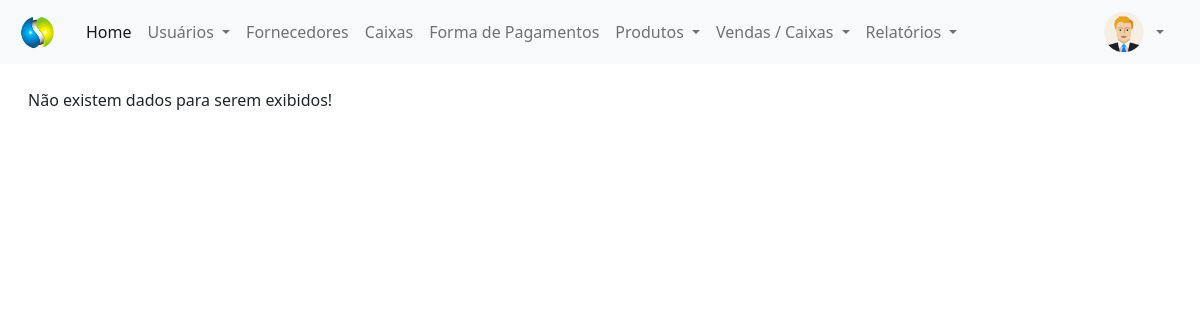
/painel-adm/index.php?pagina=aberturas (signed in), run on an earlier commit of the app's database.
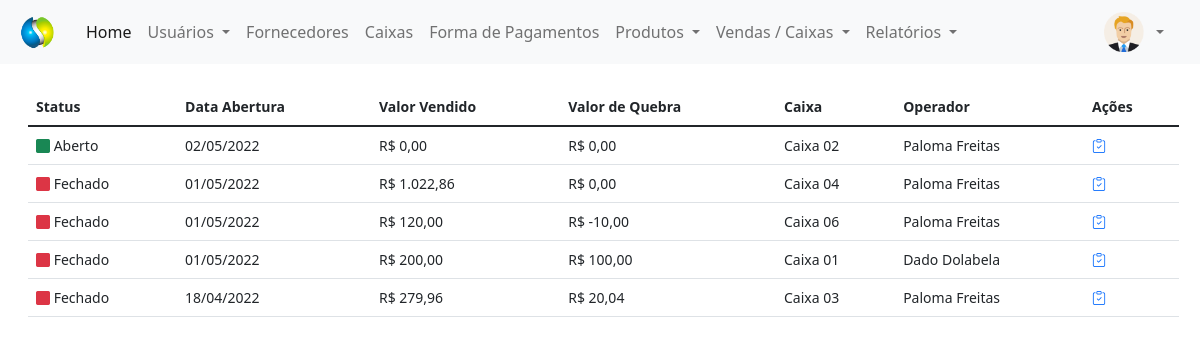
And on a later commit of the database.
### tables this page shows
CREATE TABLE `caixa` (
  `id` int(11) NOT NULL,
  `data_ab` date NOT NULL,
  `hora_ab` time NOT NULL,
  `valor_ab` decimal(8,2) NOT NULL,
  `gerente_ab` int(11) NOT NULL,
  `data_fec` date DEFAULT NULL,
  `hora_fec` time DEFAULT NULL,
  `valor_fec` decimal(8,2) DEFAULT NULL,
  `valor_vendido` decimal(8,2) DEFAULT NULL,
  `valor_quebra` decimal(8,2) DEFAULT NULL,
  `gerente_fec` int(11) DEFAULT NULL,
  `caixa` int(11) NOT NULL,
  `operador` int(11) NOT NULL,
  `status` varchar(20) NOT NULL
);

CREATE TABLE `caixas` (
  `id` int(11) NOT NULL,
  `nome` varchar(60) NOT NULL
);

CREATE TABLE `usuarios` (
  `id` int(11) NOT NULL,
  `nome` varchar(80) NOT NULL,
  `email` varchar(80) NOT NULL,
  `cpf` varchar(15) NOT NULL,
  `senha` varchar(20) NOT NULL,
  `nivel` varchar(20) NOT NULL
);

### painel-adm/aberturas.php (the view, shortened to what this page needs)
<?php
require_once('../conexao.php');
?>
<!DOCTYPE html>
<html lang="en">
<head>
</head>
<body>
    <div class="mt-4" style="margin-right: 25px">
        <?php
        $query_tab = $pdo->query("SELECT * FROM caixa order by id desc");
        $res_tab = $query_tab->fetchAll(PDO::FETCH_ASSOC);
        $total_reg_tab = @count($res_tab);
        if ($total_reg_tab > 0) {
        ?>
            <small>
                <table id="vendas" class="table table-hover my-4" style="width:100%">
                    <thead>
                        <tr>
                            <th>Status</th>
                            <th>Data Abertura</th>
                            <th>Valor Vendido</th>
                            <th>Valor de Quebra</th>
                            <th>Caixa</th>
                            <th>Operador</th>
                            <th>Ações</th>
                        </tr>
                    </thead>
                    <tbody>
                        <?php
                        for ($i = 0; $i < $total_reg_tab; $i++) {
                            $data_abertura = implode('/', array_reverse(explode('-', $res_tab[$i]['data_ab'])));
                            $valor_vendido = "R$ " . number_format($res_tab[$i]['valor_vendido'], 2, ',', '.');
                            $valor_quebra = "R$ " . number_format($res_tab[$i]['valor_quebra'], 2, ',', '.');
                            $id_caixa = $res_tab[$i]['caixa'];
                            $query2 = $pdo->query("SELECT * FROM caixas WHERE id = '$id_caixa'");
                            $res2 = $query2->fetchAll(PDO::FETCH_ASSOC);
                            $nome_caixa = $res2[0]['nome'];
                            $id_operador = $res_tab[$i]['operador'];
                            $query3 = $pdo->query("SELECT * FROM usuarios WHERE id = '$id_operador'");
                            $res3 = $query3->fetchAll(PDO::FETCH_ASSOC);
                            $nome_operador = $res3[0]['nome'];
                            if ($res_tab[$i]['status'] == 'Aberto') {
                                $classe = 'text-success';
                            } else {
                                $classe = 'text-danger';
                            }
                        ?>
                            <tr>
                                <td>
                                <i class="bi bi-square-fill <?php echo $classe; ?>"> </i> <?php echo $res_tab[$i]['status'] ?>
                                </td>
                                <td><?php echo $data_abertura; ?></td>
                                <td><?php echo $valor_vendido; ?></td>
                                <td><?php echo $valor_quebra; ?></td>
                                <td><?php echo $nome_caixa; ?></td>
                                <td><?php echo $nome_operador; ?></td>
                                <td>
                                    <a href="../rel/fluxocaixa_class.php?id=<?php echo $res_tab[$i]['id'] ?>" type="button" title="Fluxo de Caixa" style="text-decoration: none" target="_blank">
                                        <i class="bi bi-clipboard-check text-primary me-2"></i>
                                    </a>
                                </td>
                            </tr>
                        <?php }
                        ?>
                    </tbody>
                </table>
            </small>
        <?php } else {
            echo "Não existem dados para serem exibidos!";
        } ?>
    </div>
</body>

What changed in the data, as far as the page shows it:
added caixa: status "Aberto", data_ab "02/05/2022", valor_vendido "R$ 0,00", valor_quebra "R$ 0,00", caixas.nome "Caixa 02", usuarios.nome "Paloma Freitas"
added caixa: status "Fechado", data_ab "01/05/2022", valor_vendido "R$ 1.022,86", valor_quebra "R$ 0,00", caixas.nome "Caixa 04", usuarios.nome "Paloma Freitas"
added caixa: status "Fechado", data_ab "01/05/2022", valor_vendido "R$ 120,00", valor_quebra "R$ -10,00", caixas.nome "Caixa 06", usuarios.nome "Paloma Freitas"
added caixa: status "Fechado", data_ab "01/05/2022", valor_vendido "R$ 200,00", valor_quebra "R$ 100,00", caixas.nome "Caixa 01", usuarios.nome "Dado Dolabela"
added caixa: status "Fechado", data_ab "18/04/2022", valor_vendido "R$ 279,96", valor_quebra "R$ 20,04", caixas.nome "Caixa 03", usuarios.nome "Paloma Freitas"
Also different on the page:
text no longer shown: "Não existem dados para serem exibidos!"
text now shown: "Status Data Abertura Valor Vendido Valor de Quebra Caixa Operador Ações"
